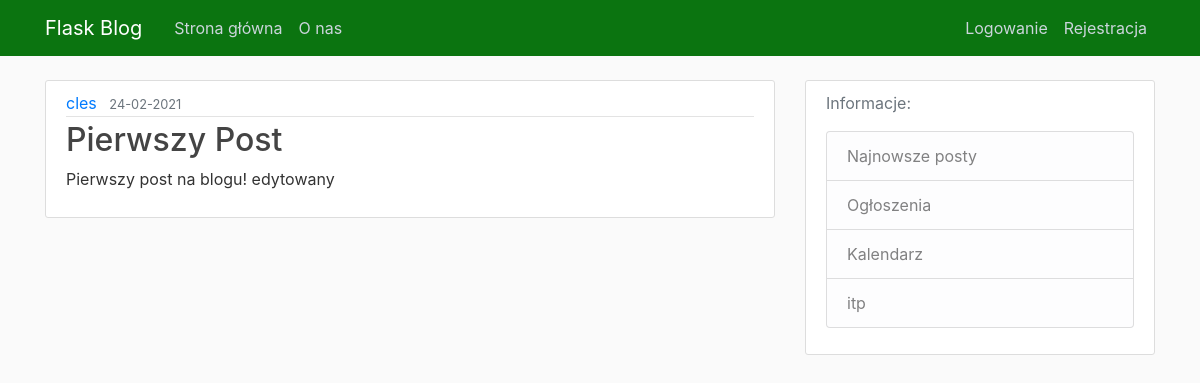
/post/1, run on an earlier commit of the app's database.
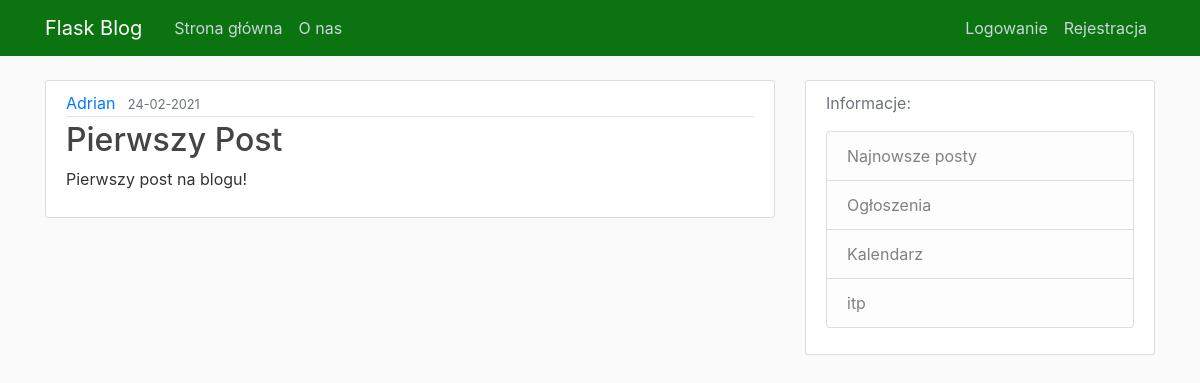
And on a later commit of the database.
### blogapp/models.py (models this page shows, shortened)
class User(db.Model, UserMixin):
    id = db.Column(db.Integer, primary_key=True)
    username = db.Column(db.String(20), unique=True, nullable=False)
    email = db.Column(db.String(120), unique=True, nullable=False)
    image_file = db.Column(db.String(20), nullable=False, default='default.jpg')
    password = db.Column(db.String(60), nullable=False)
    posts = db.relationship('Post', backref='author', lazy=True)

class Post(db.Model):
    id = db.Column(db.Integer, primary_key=True)
    title = db.Column(db.String(100), nullable=False)
    date_posted = db.Column(db.DateTime, nullable=False, default=datetime.utcnow)
    content = db.Column(db.Text, nullable=False)
    user_id = db.Column(db.Integer, db.ForeignKey('user.id'), nullable=False)

### blogapp/routes.py (the view)
@app.route("/post/<int:post_id>")
def post(post_id):
    post = Post.query.get_or_404(post_id)
    return render_template('post.html', title=post.title, post=post)

### blogapp/templates/post.html (shortened to what this page needs)
{% extends "layout.html" %}
{% block content %}
  <article class="media content-section">
    <div class="media-body">
      <div class="article-metadata">
        <a class="mr-2" href="#">{{ post.author.username }}</a>
        <small class="text-muted">{{ post.date_posted.strftime('%d-%m-%Y') }}</small>
      </div>
      <h2 class="article-title">{{ post.title }}</h2>
      <p class="article-content break-word">{{ post.content }}</p>
    </div>
  </article>
{% endblock content %}

What changed in the data, as far as the page shows it:
changed User: author.username "cles" → "Adrian"
changed Post "Pierwszy Post": content "Pierwszy post na blogu! edytowany" → "Pierwszy post na blogu!"
